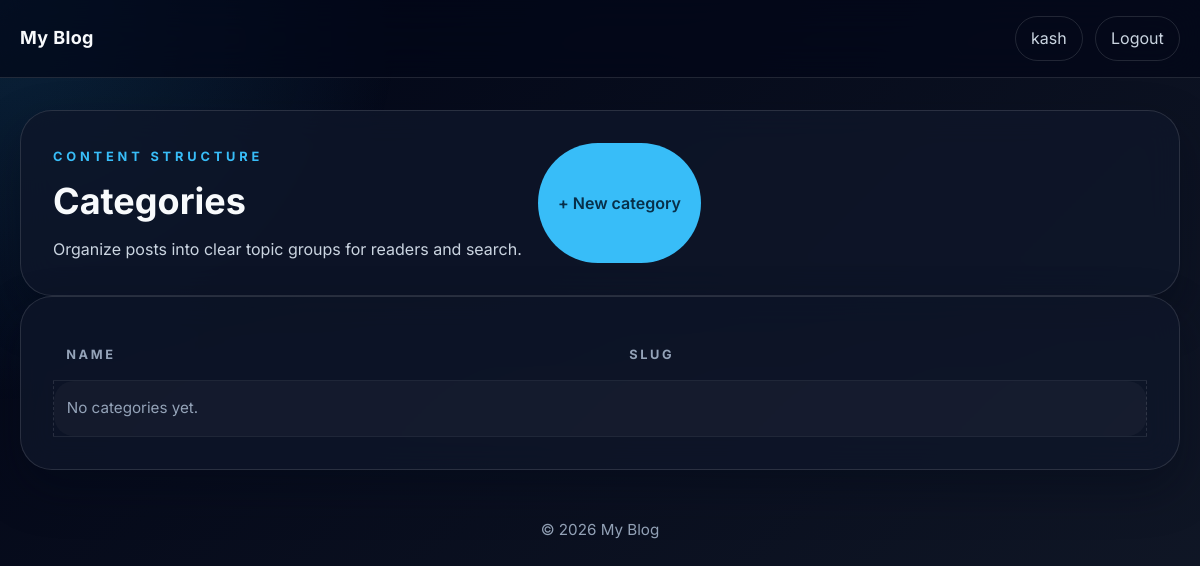
The app's page /categories/ (signed in), older data.
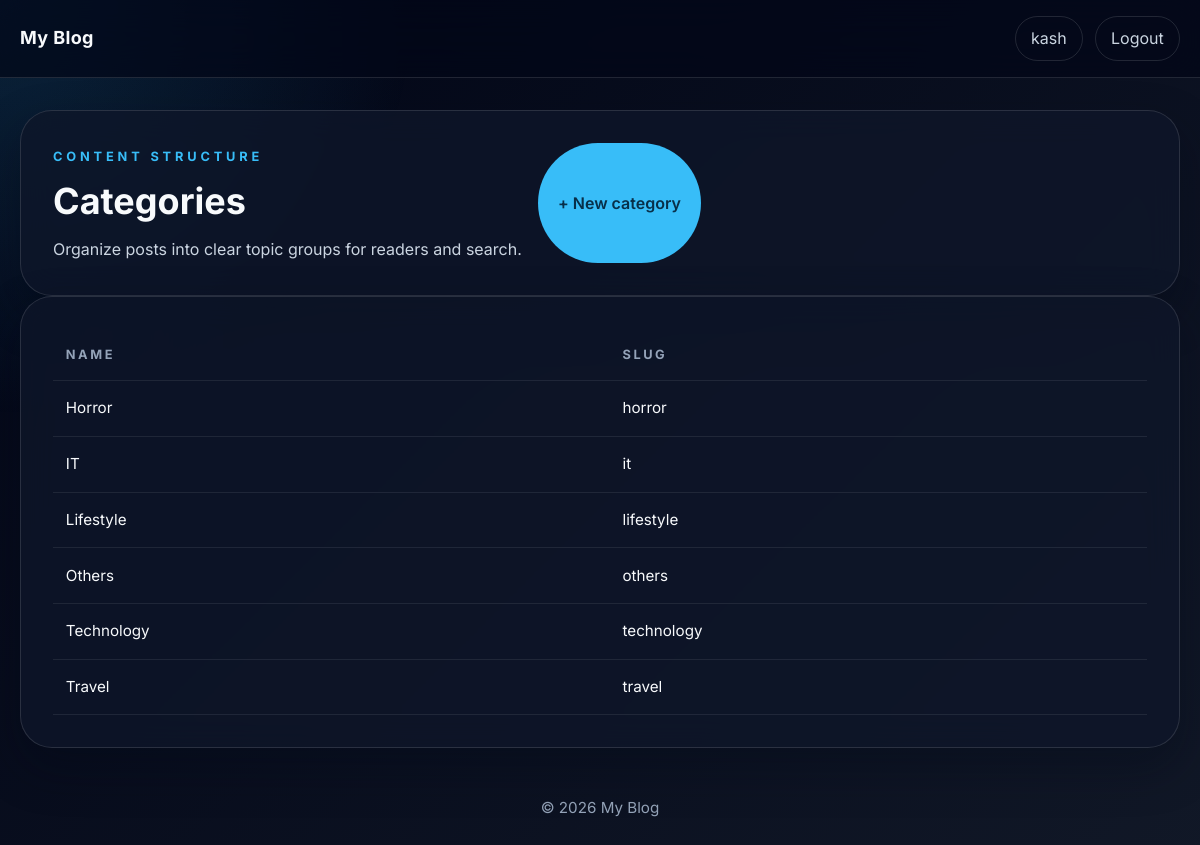
The same page, newer data.
### blog/models.py (models this page shows, shortened)
class Category(models.Model):
    name = models.CharField(max_length=100, unique=True)
    slug = models.SlugField(unique=True)
    class Meta:
        verbose_name_plural = "Categories"
        ordering = ["name"]

### blog/views.py (the view)
# urls.py: path("categories/", views.category_list, name="category_list"),
@staff_member_required
@login_required
def category_list(request):
    categories = Category.objects.all().order_by("name")
    return render(request, "blog/category_list.html", {"categories": categories})

### templates/blog/category_list.html (shortened to what this page needs)
{% extends "base.html" %}
{% block content %}
<div class="space-y-6">
  <section class="dashboard-card">
    <div class="flex flex-col gap-4 md:flex-row md:items-end md:justify-between">
      <div>
        <p class="hero-kicker">Content structure</p>
        <h1 class="hero-title">Categories</h1>
        <p class="hero-copy">Organize posts into clear topic groups for readers and search.</p>
      </div>
      <a href="{% url 'blog:category_create' %}" class="btn-primary">+ New category</a>
    </div>
  </section>
  <section class="dashboard-card">
    <div class="table-wrap">
      <table class="table">
        <thead>
          <tr>
            <th>Name</th>
            <th>Slug</th>
          </tr>
        </thead>
        <tbody>
          {% for category in categories %}
            <tr>
              <td>{{ category.name }}</td>
              <td>{{ category.slug }}</td>
            </tr>
          {% empty %}
            <tr><td colspan="2" class="empty-state">No categories yet.</td></tr>
          {% endfor %}
        </tbody>
      </table>
    </div>
  </section>
</div>
{% endblock %}

### templates/base.html (shortened to what this page needs)
{% load static %}
<!DOCTYPE html>
<html lang="en">
<head>
  <link rel="stylesheet" href="{% static 'css/output.css' %}">
  <link rel="stylesheet" href="{% static 'css/custom.css' %}">
</head>
<body>
  <div class="page-shell">
    <header class="site-header">
      <div class="site-nav">
        <a href="{% url 'blog:post_list' %}" class="brand">My Blog</a>
        <div class="nav-links">
          {% if user.is_authenticated %}
            <a href="{% if user.is_staff or user.is_superuser %}{% url 'blog:dashboard' %}{% else %}{% url 'blog:post_list' %}{% endif %}" class="nav-chip">{{ user.username }}</a>
            <a href="{% url 'blog:logout' %}" class="nav-chip">Logout</a>
          {% else %}
            <a href="{% url 'blog:login' %}" class="nav-chip">Login</a>
            <a href="{% url 'blog:signup' %}" class="nav-chip">Sign up</a>
          {% endif %}
        </div>
      </div>
    </header>
    <main class="main-content">
      {% block content %}{% endblock %}
    </main>
    <footer class="page-footer">
      <p>&copy; {% now "Y" %} My Blog</p>
    </footer>
  </div>
</body>
</html>

### static/css/custom.css (style rules this page uses)
:root { color-scheme: dark; --bg-main: #020617; --bg-panel: rgba(15, 23, 42, 0.78); --bg-soft: rgba(255, 255, 255, 0.08); --border-soft: rgba(255, 255, 255, 0.12); --text-main: #f8fafc; --text-muted: #cbd5e1; --text-subtle: #94a3b8; --accent: #38bdf8; --accent-strong: #0ea5e9; --shadow: 0 20px 45px rgba(2, 8, 23, 0.35); }
* { box-sizing: border-box; }
body { margin: 0; font-family: 'Inter', sans-serif; background: linear-gradient(135deg, var(--bg-main) 0%, #111827 100%); color: var(--text-main); line-height: 1.6; }
body::before { content: ""; position: fixed; inset: 0; background: radial-gradient(circle at top left, rgba(56, 189, 248, 0.16), transparent 28%); pointer-events: none; z-index: -1; }
a { color: inherit; text-decoration: none; }
.page-shell { min-height: 100vh; padding-bottom: 2rem; }
.site-header { position: sticky; top: 0; z-index: 20; border-bottom: 1px solid var(--border-soft); background: rgba(2, 6, 23, 0.7); backdrop-filter: blur(18px); }
.site-nav { max-width: 1200px; margin: 0 auto; padding: 1rem 1.25rem; display: flex; justify-content: space-between; align-items: center; gap: 1rem; }
.brand { font-size: 1.125rem; font-weight: 700; letter-spacing: 0.02em; }
.nav-links { display: flex; align-items: center; justify-content: flex-end; gap: 0.75rem; flex-wrap: wrap; }
.nav-chip { padding: 0.55rem 0.95rem; border: 1px solid var(--border-soft); border-radius: 999px; color: var(--text-muted); transition: all 180ms ease; }
.main-content { max-width: 1200px; margin: 0 auto; padding: 2rem 1.25rem 3rem; }
.page-shell { width: min(100%, 1400px); margin: 0 auto; }
.hero-card, .panel, .post-card, .login-card, .dashboard-card, .form-card { background: var(--bg-panel); border: 1px solid var(--border-soft); box-shadow: var(--shadow); backdrop-filter: blur(16px); }
.hero-kicker { display: inline-block; margin-bottom: 0.85rem; color: var(--accent); font-size: 0.8rem; font-weight: 700; letter-spacing: 0.3em; text-transform: uppercase; }
.hero-title { font-size: clamp(1.8rem, 3vw, 2.8rem); font-weight: 700; line-height: 1.15; margin-bottom: 0.8rem; }
.hero-copy { max-width: 700px; color: var(--text-muted); font-size: 1rem; line-height: 1.75; }
.page-footer { max-width: 1200px; margin: 0 auto; padding: 0 1.25rem 2rem; color: var(--text-subtle); text-align: center; font-size: 0.95rem; }
.login-card, .dashboard-card, .form-card { border-radius: 2rem; padding: 2rem; }
.btn-primary, .btn-secondary { display: inline-flex; justify-content: center; align-items: center; padding: 0.85rem 1.2rem; border-radius: 999px; font-weight: 600; border: 1px solid transparent; transition: all 180ms ease; }
.btn-primary { background: var(--accent); color: #082f49; }
.table-wrap { overflow-x: auto; }
.table { width: 100%; border-collapse: collapse; }
.table th, .table td { padding: 0.95rem 0.8rem; border-bottom: 1px solid rgba(255,255,255,0.08); text-align: left; font-size: 0.95rem; }
.table th { color: var(--text-subtle); font-size: 0.8rem; text-transform: uppercase; letter-spacing: 0.2em; }

Row changes from the older to the newer data that the page shows:
added Category: name "Horror", slug "horror"
added Category: name "IT", slug "it"
added Category: name "Lifestyle", slug "lifestyle"
added Category: name "Others", slug "others"
added Category: name "Technology", slug "technology"
added Category: name "Travel", slug "travel"
Text that changed along with them:
text no longer shown: "No categories yet."
